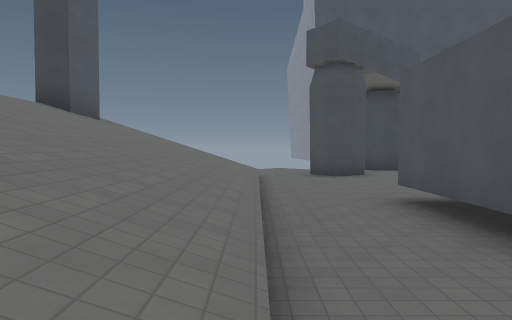
[1] (above)

24 first-person views from a walk through a level from a Godot 3-D game. The camera is 1.4 m above the floor, tilts 2° down and sees 70° across. The floor is counted in squares, 2.4 m on a side. Each view is taken from the middle of a square. On the plan, view 1 faces up. The plan holds only what a view shows up to about 10 squares ahead; the rest is blank. The place goes on beyond the plan. Surface patterns are stand-ins for the level's own textures.

[2]
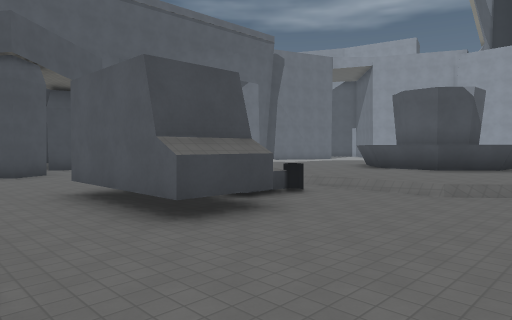

[3]
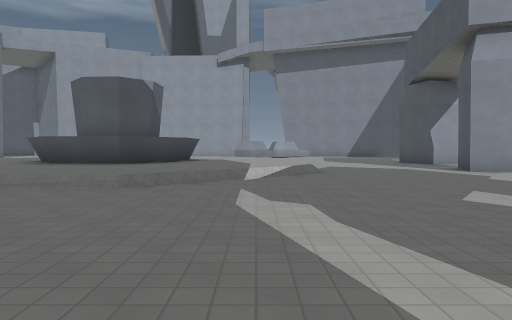

[4]
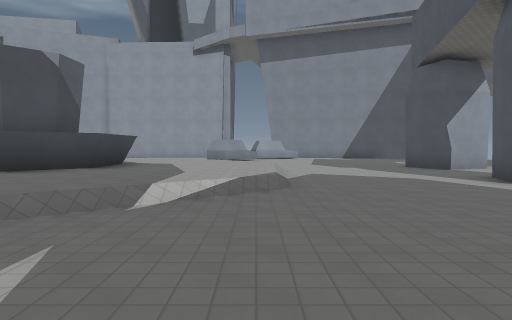

[5]
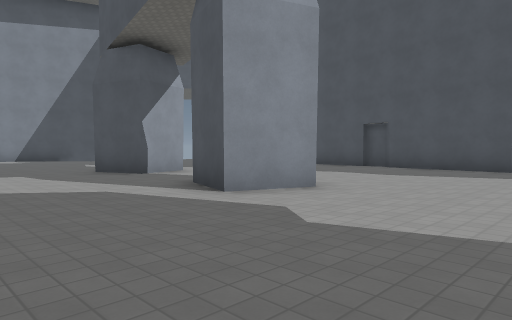

[6]
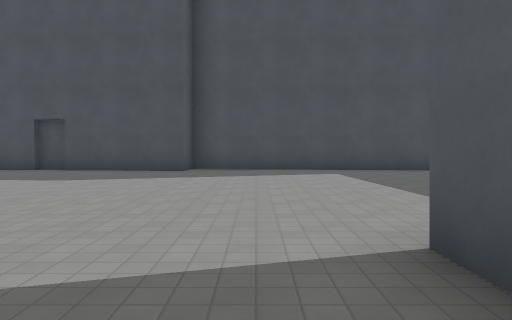

[7]
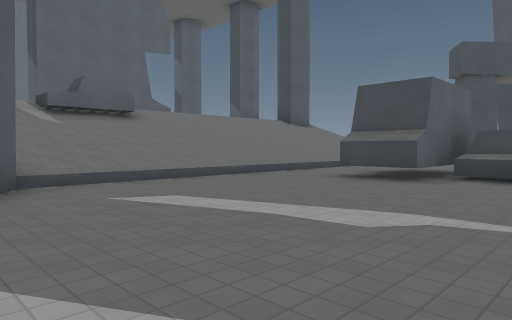

[8]
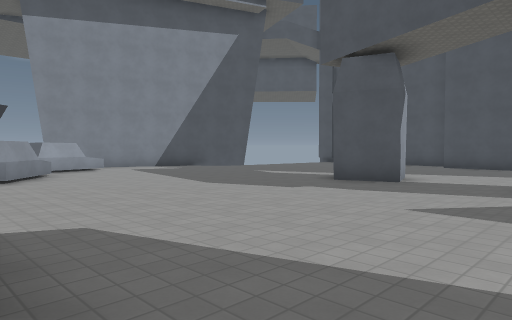

[9]
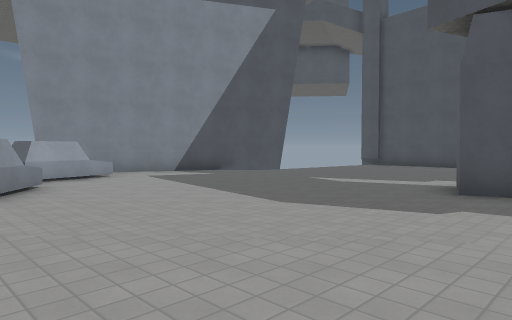

[10]
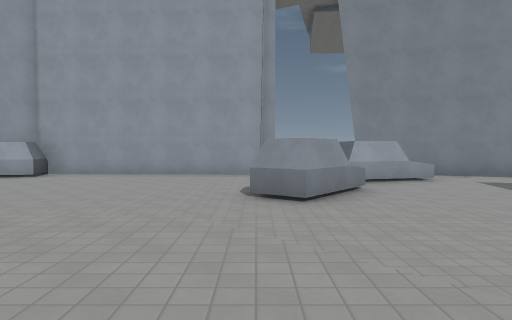

[11]
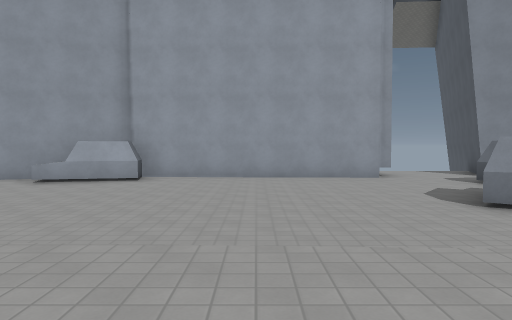

[12]
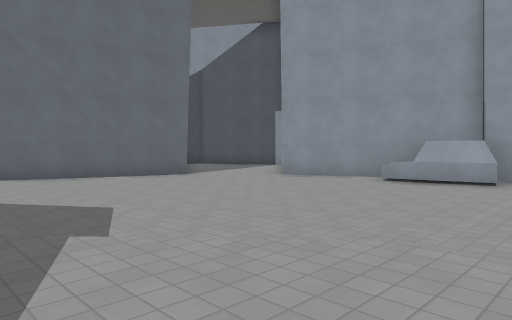

[13]
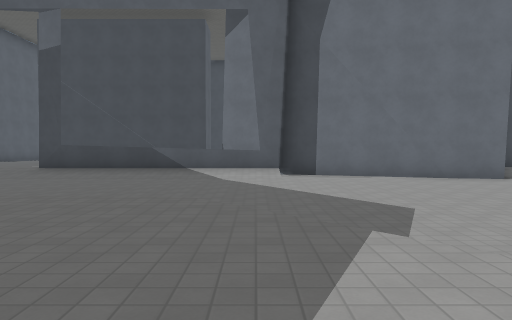

[14]
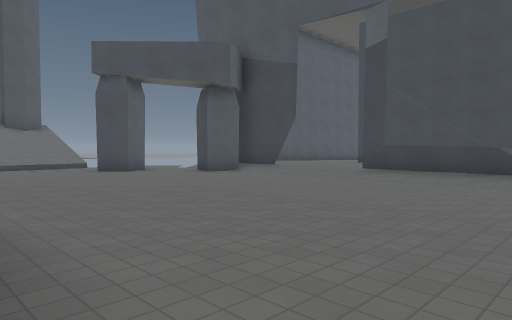

[15]
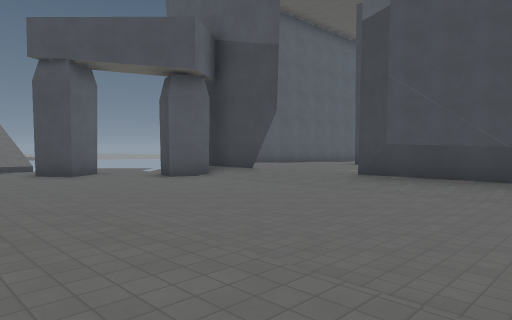

[16]
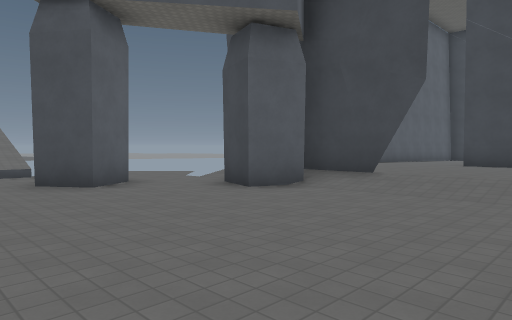

[17]
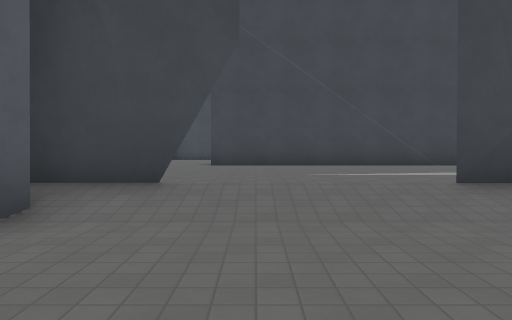

[18]
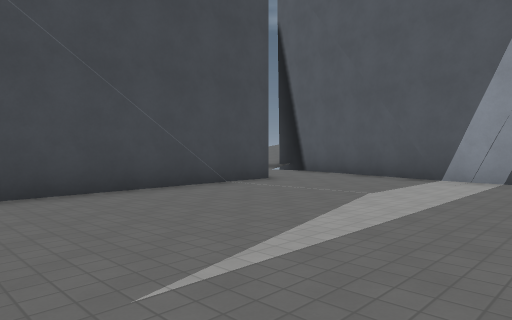

[19]
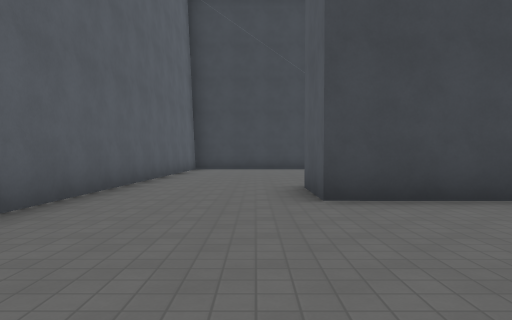

[20]
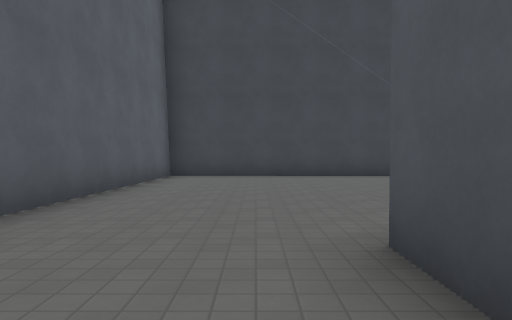

[21]
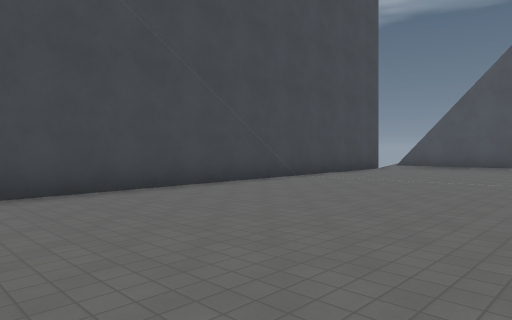

[22]
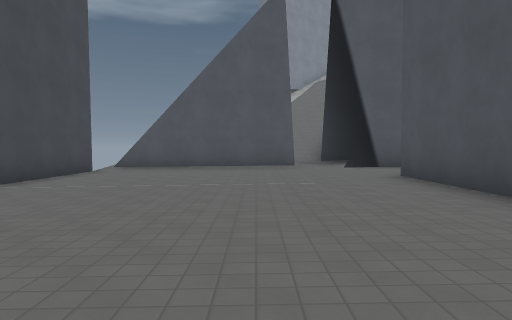

[23]
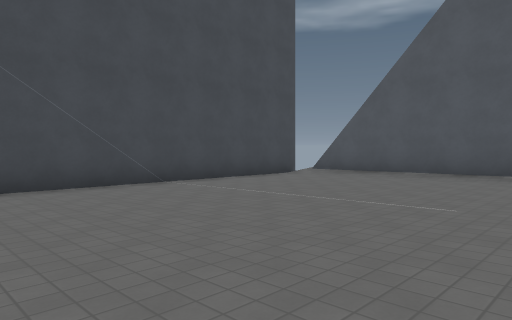

[24]
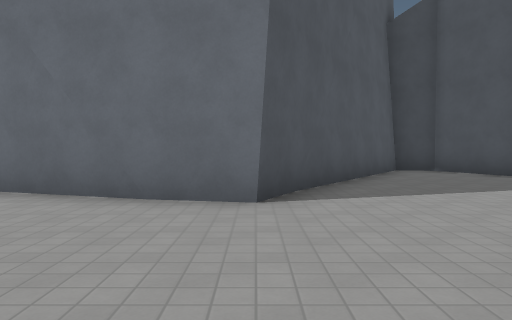

### Floor plan
Key: @ floor where view 1 was taken; # wall or solid block; x gap in a wall; . main floor; : floor 0.25 m higher than the main floor; + floor 0.5 m higher than the main floor; * floor 4.25 m higher than the main floor; / step, stairs or slope; ^ raised ledge.
Columns run from 5 left of view 1 to 25 right of it. Each row starts with its distance up from view 1.
 29        ##############x
 28        #............./
 27        #.............#
 26        #.............#
 25        #.............#
 24        #.............#
 23        #.............x
 22        #:::: ::::::::
 21        #:::#   ####::#
 20        #:::########::#
 19        #:::::::::::::#       ##
 18         ::::::::::::##      ###
 17         ++++++++++++#       #..
 16          +++++++++++#      ##..
 15           +++++++++##     ##...
 14          ###+++######.#####....
 13         .##//////////....##...
 12        ......................
 11        #....................
 10  /////.##....................#
  9 ##////.......................
  8 */////......../+++++/.......^^
  7 */////......./+++++++/......#
  6  /////...   /++++++++//......##
  5  /////.###   +++#  +++/.......#
  4   ////.####/+++##   ++/.......#
  3    ///.##.#/+++##   ++/.......#
  2    ///...../+++##    +/.......#
  1  /////...../++++##++++/.......#
  0  #///@....../+++++++++/..#....#
 -1 */////......./++++++//...#^....
 -2 */////......../++++//.....^##..
 -3     /#......................# #
 -4         ....................^
 -5            ..................#
 -6           #..................#
 -7          ......##..##.....  ##
 -8          ....... ..##....
 -9          ....... ... ...
-10         ...........  ..
-11         ..........
-12        ...........
-13        ......##...
-14        ############

Where each view was taken, in squares from view 1:
view 1: 0 up, 0 right, facing up
view 2: 1 down, 0 right, facing up-right
view 3: 1 down, 1 right, facing right
view 4: 2 down, 4 right, facing right
view 5: 3 down, 6 right, facing down-right
view 6: 4 down, 6 right, facing down
view 7: 4 down, 6 right, facing up-left
view 8: 1 up, 10 right, facing down-right
view 9: 0 up, 13 right, facing down-right
view 10: 0 up, 14 right, facing right
view 11: 3 up, 15 right, facing right
view 12: 4 up, 15 right, facing up-right
view 13: 4 up, 15 right, facing up
view 14: 5 up, 14 right, facing up-left
view 15: 7 up, 13 right, facing up-left
view 16: 8 up, 9 right, facing up-left
view 17: 10 up, 7 right, facing up
view 18: 14 up, 7 right, facing up-right
view 19: 15 up, 5 right, facing up
view 20: 19 up, 5 right, facing up
view 21: 23 up, 5 right, facing up-right
view 22: 24 up, 6 right, facing right
view 23: 22 up, 8 right, facing up-right
view 24: 9 up, 21 right, facing up
